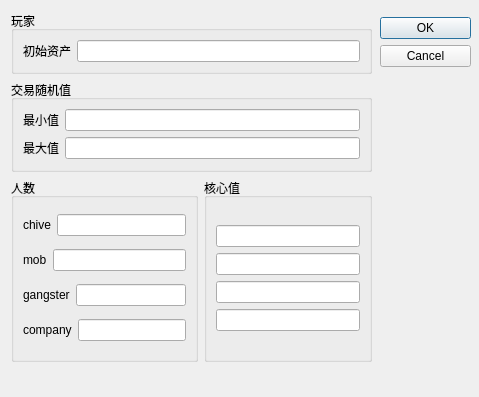
<?xml version="1.0" encoding="UTF-8"?>
<ui version="4.0">
 <class>setDialog</class>
 <widget class="QDialog" name="setDialog">
  <property name="geometry">
   <rect>
    <x>0</x>
    <y>0</y>
    <width>479</width>
    <height>397</height>
   </rect>
  </property>
  <property name="windowTitle">
   <string>Dialog</string>
  </property>
  <widget class="QWidget" name="verticalLayoutWidget_4">
   <property name="geometry">
    <rect>
     <x>11</x>
     <y>11</y>
     <width>361</width>
     <height>351</height>
    </rect>
   </property>
   <layout class="QVBoxLayout" name="verticalLayout_5" stretch="1,2,4">
    <item>
     <widget class="QGroupBox" name="groupBox">
      <property name="title">
       <string>玩家</string>
      </property>
      <layout class="QVBoxLayout" name="verticalLayout_7">
       <item>
        <layout class="QHBoxLayout" name="horizontalLayout_11">
         <item>
          <widget class="QLabel" name="label_11">
           <property name="text">
            <string>初始资产</string>
           </property>
          </widget>
         </item>
         <item>
          <widget class="QLineEdit" name="lineEdit_11"/>
         </item>
        </layout>
       </item>
      </layout>
     </widget>
    </item>
    <item>
     <widget class="QGroupBox" name="groupBox_2">
      <property name="title">
       <string>交易随机值</string>
      </property>
      <layout class="QHBoxLayout" name="horizontalLayout_14">
       <item>
        <layout class="QVBoxLayout" name="verticalLayout_3">
         <item>
          <layout class="QHBoxLayout" name="horizontalLayout_10">
           <item>
            <widget class="QLabel" name="label_10">
             <property name="text">
              <string>最小值</string>
             </property>
            </widget>
           </item>
           <item>
            <widget class="QLineEdit" name="lineEdit_10"/>
           </item>
          </layout>
         </item>
         <item>
          <layout class="QHBoxLayout" name="horizontalLayout_9">
           <item>
            <widget class="QLabel" name="label_9">
             <property name="text">
              <string>最大值</string>
             </property>
            </widget>
           </item>
           <item>
            <widget class="QLineEdit" name="lineEdit_9"/>
           </item>
          </layout>
         </item>
        </layout>
       </item>
      </layout>
     </widget>
    </item>
    <item>
     <layout class="QHBoxLayout" name="horizontalLayout_12">
      <item>
       <widget class="QGroupBox" name="groupBox_4">
        <property name="title">
         <string>人数</string>
        </property>
        <layout class="QHBoxLayout" name="horizontalLayout_13">
         <item>
          <layout class="QVBoxLayout" name="verticalLayout_2">
           <item>
            <layout class="QHBoxLayout" name="horizontalLayout_5">
             <item>
              <widget class="QLabel" name="label_5">
               <property name="text">
                <string>chive</string>
               </property>
              </widget>
             </item>
             <item>
              <widget class="QLineEdit" name="lineEdit_5"/>
             </item>
            </layout>
           </item>
           <item>
            <layout class="QHBoxLayout" name="horizontalLayout_6">
             <item>
              <widget class="QLabel" name="label_6">
               <property name="text">
                <string>mob</string>
               </property>
              </widget>
             </item>
             <item>
              <widget class="QLineEdit" name="lineEdit_6"/>
             </item>
            </layout>
           </item>
           <item>
            <layout class="QHBoxLayout" name="horizontalLayout_7">
             <item>
              <widget class="QLabel" name="label_7">
               <property name="text">
                <string>gangster</string>
               </property>
              </widget>
             </item>
             <item>
              <widget class="QLineEdit" name="lineEdit_7"/>
             </item>
            </layout>
           </item>
           <item>
            <layout class="QHBoxLayout" name="horizontalLayout_8">
             <item>
              <widget class="QLabel" name="label_8">
               <property name="text">
                <string>company</string>
               </property>
              </widget>
             </item>
             <item>
              <widget class="QLineEdit" name="lineEdit_8"/>
             </item>
            </layout>
           </item>
          </layout>
         </item>
        </layout>
       </widget>
      </item>
      <item>
       <widget class="QGroupBox" name="groupBox_3">
        <property name="title">
         <string>核心值</string>
        </property>
        <layout class="QVBoxLayout" name="verticalLayout_6">
         <item>
          <layout class="QVBoxLayout" name="verticalLayout">
           <item>
            <layout class="QHBoxLayout" name="horizontalLayout">
             <item>
              <widget class="QLineEdit" name="lineEdit"/>
             </item>
            </layout>
           </item>
           <item>
            <layout class="QHBoxLayout" name="horizontalLayout_2">
             <item>
              <widget class="QLineEdit" name="lineEdit_2"/>
             </item>
            </layout>
           </item>
           <item>
            <layout class="QHBoxLayout" name="horizontalLayout_3">
             <item>
              <widget class="QLineEdit" name="lineEdit_3"/>
             </item>
            </layout>
           </item>
           <item>
            <layout class="QHBoxLayout" name="horizontalLayout_4">
             <item>
              <widget class="QLineEdit" name="lineEdit_4"/>
             </item>
            </layout>
           </item>
          </layout>
         </item>
        </layout>
       </widget>
      </item>
     </layout>
    </item>
   </layout>
  </widget>
  <widget class="QDialogButtonBox" name="buttonBox">
   <property name="geometry">
    <rect>
     <x>380</x>
     <y>17</y>
     <width>91</width>
     <height>341</height>
    </rect>
   </property>
   <property name="orientation">
    <enum>Qt::Vertical</enum>
   </property>
   <property name="standardButtons">
    <set>QDialogButtonBox::Cancel|QDialogButtonBox::Ok</set>
   </property>
  </widget>
 </widget>
 <resources/>
 <connections>
  <connection>
   <sender>buttonBox</sender>
   <signal>accepted()</signal>
   <receiver>setDialog</receiver>
   <slot>accept()</slot>
   <hints>
    <hint type="sourcelabel">
     <x>429</x>
     <y>30</y>
    </hint>
    <hint type="destinationlabel">
     <x>295</x>
     <y>7</y>
    </hint>
   </hints>
  </connection>
  <connection>
   <sender>buttonBox</sender>
   <signal>rejected()</signal>
   <receiver>setDialog</receiver>
   <slot>reject()</slot>
   <hints>
    <hint type="sourcelabel">
     <x>397</x>
     <y>72</y>
    </hint>
    <hint type="destinationlabel">
     <x>336</x>
     <y>368</y>
    </hint>
   </hints>
  </connection>
 </connections>
</ui>
